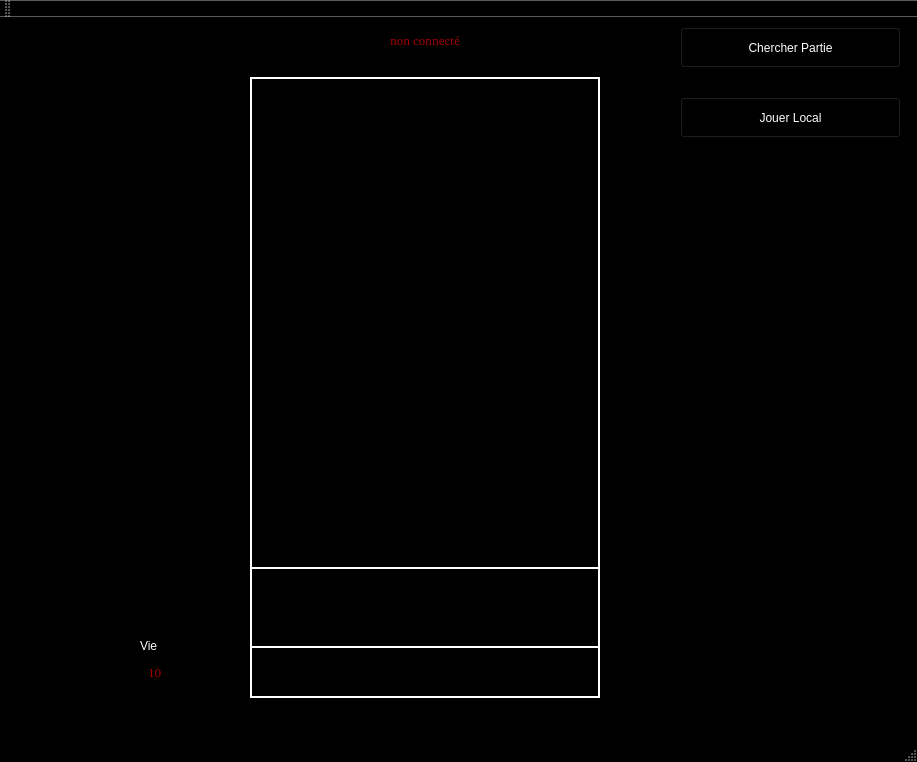
<?xml version="1.0" encoding="UTF-8"?>
<ui version="4.0">
 <class>MainWindow</class>
 <widget class="QMainWindow" name="MainWindow">
  <property name="geometry">
   <rect>
    <x>0</x>
    <y>0</y>
    <width>917</width>
    <height>762</height>
   </rect>
  </property>
  <property name="palette">
   <palette>
    <active>
     <colorrole role="WindowText">
      <brush brushstyle="SolidPattern">
       <color alpha="255">
        <red>0</red>
        <green>0</green>
        <blue>0</blue>
       </color>
      </brush>
     </colorrole>
     <colorrole role="Button">
      <brush brushstyle="SolidPattern">
       <color alpha="255">
        <red>0</red>
        <green>0</green>
        <blue>0</blue>
       </color>
      </brush>
     </colorrole>
     <colorrole role="Light">
      <brush brushstyle="SolidPattern">
       <color alpha="255">
        <red>0</red>
        <green>0</green>
        <blue>0</blue>
       </color>
      </brush>
     </colorrole>
     <colorrole role="Midlight">
      <brush brushstyle="SolidPattern">
       <color alpha="255">
        <red>0</red>
        <green>0</green>
        <blue>0</blue>
       </color>
      </brush>
     </colorrole>
     <colorrole role="Dark">
      <brush brushstyle="SolidPattern">
       <color alpha="255">
        <red>0</red>
        <green>0</green>
        <blue>0</blue>
       </color>
      </brush>
     </colorrole>
     <colorrole role="Mid">
      <brush brushstyle="SolidPattern">
       <color alpha="255">
        <red>0</red>
        <green>0</green>
        <blue>0</blue>
       </color>
      </brush>
     </colorrole>
     <colorrole role="Text">
      <brush brushstyle="SolidPattern">
       <color alpha="255">
        <red>255</red>
        <green>255</green>
        <blue>255</blue>
       </color>
      </brush>
     </colorrole>
     <colorrole role="BrightText">
      <brush brushstyle="SolidPattern">
       <color alpha="255">
        <red>255</red>
        <green>255</green>
        <blue>255</blue>
       </color>
      </brush>
     </colorrole>
     <colorrole role="ButtonText">
      <brush brushstyle="SolidPattern">
       <color alpha="255">
        <red>255</red>
        <green>255</green>
        <blue>255</blue>
       </color>
      </brush>
     </colorrole>
     <colorrole role="Base">
      <brush brushstyle="SolidPattern">
       <color alpha="255">
        <red>0</red>
        <green>0</green>
        <blue>0</blue>
       </color>
      </brush>
     </colorrole>
     <colorrole role="Window">
      <brush brushstyle="SolidPattern">
       <color alpha="255">
        <red>0</red>
        <green>0</green>
        <blue>0</blue>
       </color>
      </brush>
     </colorrole>
     <colorrole role="Shadow">
      <brush brushstyle="SolidPattern">
       <color alpha="255">
        <red>0</red>
        <green>0</green>
        <blue>0</blue>
       </color>
      </brush>
     </colorrole>
     <colorrole role="AlternateBase">
      <brush brushstyle="SolidPattern">
       <color alpha="255">
        <red>0</red>
        <green>0</green>
        <blue>0</blue>
       </color>
      </brush>
     </colorrole>
     <colorrole role="ToolTipBase">
      <brush brushstyle="SolidPattern">
       <color alpha="255">
        <red>255</red>
        <green>255</green>
        <blue>220</blue>
       </color>
      </brush>
     </colorrole>
     <colorrole role="ToolTipText">
      <brush brushstyle="SolidPattern">
       <color alpha="255">
        <red>0</red>
        <green>0</green>
        <blue>0</blue>
       </color>
      </brush>
     </colorrole>
    </active>
    <inactive>
     <colorrole role="WindowText">
      <brush brushstyle="SolidPattern">
       <color alpha="255">
        <red>0</red>
        <green>0</green>
        <blue>0</blue>
       </color>
      </brush>
     </colorrole>
     <colorrole role="Button">
      <brush brushstyle="SolidPattern">
       <color alpha="255">
        <red>0</red>
        <green>0</green>
        <blue>0</blue>
       </color>
      </brush>
     </colorrole>
     <colorrole role="Light">
      <brush brushstyle="SolidPattern">
       <color alpha="255">
        <red>0</red>
        <green>0</green>
        <blue>0</blue>
       </color>
      </brush>
     </colorrole>
     <colorrole role="Midlight">
      <brush brushstyle="SolidPattern">
       <color alpha="255">
        <red>0</red>
        <green>0</green>
        <blue>0</blue>
       </color>
      </brush>
     </colorrole>
     <colorrole role="Dark">
      <brush brushstyle="SolidPattern">
       <color alpha="255">
        <red>0</red>
        <green>0</green>
        <blue>0</blue>
       </color>
      </brush>
     </colorrole>
     <colorrole role="Mid">
      <brush brushstyle="SolidPattern">
       <color alpha="255">
        <red>0</red>
        <green>0</green>
        <blue>0</blue>
       </color>
      </brush>
     </colorrole>
     <colorrole role="Text">
      <brush brushstyle="SolidPattern">
       <color alpha="255">
        <red>255</red>
        <green>255</green>
        <blue>255</blue>
       </color>
      </brush>
     </colorrole>
     <colorrole role="BrightText">
      <brush brushstyle="SolidPattern">
       <color alpha="255">
        <red>255</red>
        <green>255</green>
        <blue>255</blue>
       </color>
      </brush>
     </colorrole>
     <colorrole role="ButtonText">
      <brush brushstyle="SolidPattern">
       <color alpha="255">
        <red>255</red>
        <green>255</green>
        <blue>255</blue>
       </color>
      </brush>
     </colorrole>
     <colorrole role="Base">
      <brush brushstyle="SolidPattern">
       <color alpha="255">
        <red>0</red>
        <green>0</green>
        <blue>0</blue>
       </color>
      </brush>
     </colorrole>
     <colorrole role="Window">
      <brush brushstyle="SolidPattern">
       <color alpha="255">
        <red>0</red>
        <green>0</green>
        <blue>0</blue>
       </color>
      </brush>
     </colorrole>
     <colorrole role="Shadow">
      <brush brushstyle="SolidPattern">
       <color alpha="255">
        <red>0</red>
        <green>0</green>
        <blue>0</blue>
       </color>
      </brush>
     </colorrole>
     <colorrole role="AlternateBase">
      <brush brushstyle="SolidPattern">
       <color alpha="255">
        <red>0</red>
        <green>0</green>
        <blue>0</blue>
       </color>
      </brush>
     </colorrole>
     <colorrole role="ToolTipBase">
      <brush brushstyle="SolidPattern">
       <color alpha="255">
        <red>255</red>
        <green>255</green>
        <blue>220</blue>
       </color>
      </brush>
     </colorrole>
     <colorrole role="ToolTipText">
      <brush brushstyle="SolidPattern">
       <color alpha="255">
        <red>0</red>
        <green>0</green>
        <blue>0</blue>
       </color>
      </brush>
     </colorrole>
    </inactive>
    <disabled>
     <colorrole role="WindowText">
      <brush brushstyle="SolidPattern">
       <color alpha="255">
        <red>0</red>
        <green>0</green>
        <blue>0</blue>
       </color>
      </brush>
     </colorrole>
     <colorrole role="Button">
      <brush brushstyle="SolidPattern">
       <color alpha="255">
        <red>0</red>
        <green>0</green>
        <blue>0</blue>
       </color>
      </brush>
     </colorrole>
     <colorrole role="Light">
      <brush brushstyle="SolidPattern">
       <color alpha="255">
        <red>0</red>
        <green>0</green>
        <blue>0</blue>
       </color>
      </brush>
     </colorrole>
     <colorrole role="Midlight">
      <brush brushstyle="SolidPattern">
       <color alpha="255">
        <red>0</red>
        <green>0</green>
        <blue>0</blue>
       </color>
      </brush>
     </colorrole>
     <colorrole role="Dark">
      <brush brushstyle="SolidPattern">
       <color alpha="255">
        <red>0</red>
        <green>0</green>
        <blue>0</blue>
       </color>
      </brush>
     </colorrole>
     <colorrole role="Mid">
      <brush brushstyle="SolidPattern">
       <color alpha="255">
        <red>0</red>
        <green>0</green>
        <blue>0</blue>
       </color>
      </brush>
     </colorrole>
     <colorrole role="Text">
      <brush brushstyle="SolidPattern">
       <color alpha="255">
        <red>0</red>
        <green>0</green>
        <blue>0</blue>
       </color>
      </brush>
     </colorrole>
     <colorrole role="BrightText">
      <brush brushstyle="SolidPattern">
       <color alpha="255">
        <red>255</red>
        <green>255</green>
        <blue>255</blue>
       </color>
      </brush>
     </colorrole>
     <colorrole role="ButtonText">
      <brush brushstyle="SolidPattern">
       <color alpha="255">
        <red>0</red>
        <green>0</green>
        <blue>0</blue>
       </color>
      </brush>
     </colorrole>
     <colorrole role="Base">
      <brush brushstyle="SolidPattern">
       <color alpha="255">
        <red>0</red>
        <green>0</green>
        <blue>0</blue>
       </color>
      </brush>
     </colorrole>
     <colorrole role="Window">
      <brush brushstyle="SolidPattern">
       <color alpha="255">
        <red>0</red>
        <green>0</green>
        <blue>0</blue>
       </color>
      </brush>
     </colorrole>
     <colorrole role="Shadow">
      <brush brushstyle="SolidPattern">
       <color alpha="255">
        <red>0</red>
        <green>0</green>
        <blue>0</blue>
       </color>
      </brush>
     </colorrole>
     <colorrole role="AlternateBase">
      <brush brushstyle="SolidPattern">
       <color alpha="255">
        <red>0</red>
        <green>0</green>
        <blue>0</blue>
       </color>
      </brush>
     </colorrole>
     <colorrole role="ToolTipBase">
      <brush brushstyle="SolidPattern">
       <color alpha="255">
        <red>255</red>
        <green>255</green>
        <blue>220</blue>
       </color>
      </brush>
     </colorrole>
     <colorrole role="ToolTipText">
      <brush brushstyle="SolidPattern">
       <color alpha="255">
        <red>0</red>
        <green>0</green>
        <blue>0</blue>
       </color>
      </brush>
     </colorrole>
    </disabled>
   </palette>
  </property>
  <property name="windowTitle">
   <string>MainWindow</string>
  </property>
  <widget class="QWidget" name="centralWidget">
   <widget class="QLineEdit" name="txtEtat">
    <property name="geometry">
     <rect>
      <x>275</x>
      <y>10</y>
      <width>301</width>
      <height>27</height>
     </rect>
    </property>
    <property name="palette">
     <palette>
      <active>
       <colorrole role="Text">
        <brush brushstyle="SolidPattern">
         <color alpha="255">
          <red>170</red>
          <green>0</green>
          <blue>0</blue>
         </color>
        </brush>
       </colorrole>
      </active>
      <inactive>
       <colorrole role="Text">
        <brush brushstyle="SolidPattern">
         <color alpha="255">
          <red>170</red>
          <green>0</green>
          <blue>0</blue>
         </color>
        </brush>
       </colorrole>
      </inactive>
      <disabled>
       <colorrole role="Text">
        <brush brushstyle="SolidPattern">
         <color alpha="255">
          <red>0</red>
          <green>0</green>
          <blue>0</blue>
         </color>
        </brush>
       </colorrole>
      </disabled>
     </palette>
    </property>
    <property name="font">
     <font>
      <family>Bitstream Charter</family>
      <kerning>true</kerning>
     </font>
    </property>
    <property name="autoFillBackground">
     <bool>false</bool>
    </property>
    <property name="text">
     <string>non connecté</string>
    </property>
    <property name="alignment">
     <set>Qt::AlignCenter</set>
    </property>
    <property name="readOnly">
     <bool>true</bool>
    </property>
   </widget>
   <widget class="QPushButton" name="btnChercherPartie">
    <property name="geometry">
     <rect>
      <x>680</x>
      <y>10</y>
      <width>221</width>
      <height>41</height>
     </rect>
    </property>
    <property name="text">
     <string>Chercher Partie</string>
    </property>
   </widget>
   <widget class="QLabel" name="PanelJeu">
    <property name="geometry">
     <rect>
      <x>250</x>
      <y>60</y>
      <width>350</width>
      <height>621</height>
     </rect>
    </property>
    <property name="palette">
     <palette>
      <active>
       <colorrole role="WindowText">
        <brush brushstyle="SolidPattern">
         <color alpha="255">
          <red>255</red>
          <green>255</green>
          <blue>255</blue>
         </color>
        </brush>
       </colorrole>
       <colorrole role="Button">
        <brush brushstyle="SolidPattern">
         <color alpha="255">
          <red>0</red>
          <green>0</green>
          <blue>0</blue>
         </color>
        </brush>
       </colorrole>
       <colorrole role="Light">
        <brush brushstyle="SolidPattern">
         <color alpha="255">
          <red>0</red>
          <green>0</green>
          <blue>0</blue>
         </color>
        </brush>
       </colorrole>
       <colorrole role="Midlight">
        <brush brushstyle="SolidPattern">
         <color alpha="255">
          <red>0</red>
          <green>0</green>
          <blue>0</blue>
         </color>
        </brush>
       </colorrole>
       <colorrole role="Dark">
        <brush brushstyle="SolidPattern">
         <color alpha="255">
          <red>0</red>
          <green>0</green>
          <blue>0</blue>
         </color>
        </brush>
       </colorrole>
       <colorrole role="Mid">
        <brush brushstyle="SolidPattern">
         <color alpha="255">
          <red>0</red>
          <green>0</green>
          <blue>0</blue>
         </color>
        </brush>
       </colorrole>
       <colorrole role="Text">
        <brush brushstyle="SolidPattern">
         <color alpha="255">
          <red>255</red>
          <green>255</green>
          <blue>255</blue>
         </color>
        </brush>
       </colorrole>
       <colorrole role="BrightText">
        <brush brushstyle="SolidPattern">
         <color alpha="255">
          <red>255</red>
          <green>255</green>
          <blue>255</blue>
         </color>
        </brush>
       </colorrole>
       <colorrole role="ButtonText">
        <brush brushstyle="SolidPattern">
         <color alpha="255">
          <red>255</red>
          <green>255</green>
          <blue>255</blue>
         </color>
        </brush>
       </colorrole>
       <colorrole role="Base">
        <brush brushstyle="SolidPattern">
         <color alpha="255">
          <red>0</red>
          <green>0</green>
          <blue>0</blue>
         </color>
        </brush>
       </colorrole>
       <colorrole role="Window">
        <brush brushstyle="SolidPattern">
         <color alpha="255">
          <red>0</red>
          <green>0</green>
          <blue>0</blue>
         </color>
        </brush>
       </colorrole>
       <colorrole role="Shadow">
        <brush brushstyle="SolidPattern">
         <color alpha="255">
          <red>0</red>
          <green>0</green>
          <blue>0</blue>
         </color>
        </brush>
       </colorrole>
       <colorrole role="AlternateBase">
        <brush brushstyle="SolidPattern">
         <color alpha="255">
          <red>0</red>
          <green>0</green>
          <blue>0</blue>
         </color>
        </brush>
       </colorrole>
       <colorrole role="ToolTipBase">
        <brush brushstyle="SolidPattern">
         <color alpha="255">
          <red>255</red>
          <green>255</green>
          <blue>220</blue>
         </color>
        </brush>
       </colorrole>
       <colorrole role="ToolTipText">
        <brush brushstyle="SolidPattern">
         <color alpha="255">
          <red>0</red>
          <green>0</green>
          <blue>0</blue>
         </color>
        </brush>
       </colorrole>
      </active>
      <inactive>
       <colorrole role="WindowText">
        <brush brushstyle="SolidPattern">
         <color alpha="255">
          <red>255</red>
          <green>255</green>
          <blue>255</blue>
         </color>
        </brush>
       </colorrole>
       <colorrole role="Button">
        <brush brushstyle="SolidPattern">
         <color alpha="255">
          <red>0</red>
          <green>0</green>
          <blue>0</blue>
         </color>
        </brush>
       </colorrole>
       <colorrole role="Light">
        <brush brushstyle="SolidPattern">
         <color alpha="255">
          <red>0</red>
          <green>0</green>
          <blue>0</blue>
         </color>
        </brush>
       </colorrole>
       <colorrole role="Midlight">
        <brush brushstyle="SolidPattern">
         <color alpha="255">
          <red>0</red>
          <green>0</green>
          <blue>0</blue>
         </color>
        </brush>
       </colorrole>
       <colorrole role="Dark">
        <brush brushstyle="SolidPattern">
         <color alpha="255">
          <red>0</red>
          <green>0</green>
          <blue>0</blue>
         </color>
        </brush>
       </colorrole>
       <colorrole role="Mid">
        <brush brushstyle="SolidPattern">
         <color alpha="255">
          <red>0</red>
          <green>0</green>
          <blue>0</blue>
         </color>
        </brush>
       </colorrole>
       <colorrole role="Text">
        <brush brushstyle="SolidPattern">
         <color alpha="255">
          <red>255</red>
          <green>255</green>
          <blue>255</blue>
         </color>
        </brush>
       </colorrole>
       <colorrole role="BrightText">
        <brush brushstyle="SolidPattern">
         <color alpha="255">
          <red>255</red>
          <green>255</green>
          <blue>255</blue>
         </color>
        </brush>
       </colorrole>
       <colorrole role="ButtonText">
        <brush brushstyle="SolidPattern">
         <color alpha="255">
          <red>255</red>
          <green>255</green>
          <blue>255</blue>
         </color>
        </brush>
       </colorrole>
       <colorrole role="Base">
        <brush brushstyle="SolidPattern">
         <color alpha="255">
          <red>0</red>
          <green>0</green>
          <blue>0</blue>
         </color>
        </brush>
       </colorrole>
       <colorrole role="Window">
        <brush brushstyle="SolidPattern">
         <color alpha="255">
          <red>0</red>
          <green>0</green>
          <blue>0</blue>
         </color>
        </brush>
       </colorrole>
       <colorrole role="Shadow">
        <brush brushstyle="SolidPattern">
         <color alpha="255">
          <red>0</red>
          <green>0</green>
          <blue>0</blue>
         </color>
        </brush>
       </colorrole>
       <colorrole role="AlternateBase">
        <brush brushstyle="SolidPattern">
         <color alpha="255">
          <red>0</red>
          <green>0</green>
          <blue>0</blue>
         </color>
        </brush>
       </colorrole>
       <colorrole role="ToolTipBase">
        <brush brushstyle="SolidPattern">
         <color alpha="255">
          <red>255</red>
          <green>255</green>
          <blue>220</blue>
         </color>
        </brush>
       </colorrole>
       <colorrole role="ToolTipText">
        <brush brushstyle="SolidPattern">
         <color alpha="255">
          <red>0</red>
          <green>0</green>
          <blue>0</blue>
         </color>
        </brush>
       </colorrole>
      </inactive>
      <disabled>
       <colorrole role="WindowText">
        <brush brushstyle="SolidPattern">
         <color alpha="255">
          <red>0</red>
          <green>0</green>
          <blue>0</blue>
         </color>
        </brush>
       </colorrole>
       <colorrole role="Button">
        <brush brushstyle="SolidPattern">
         <color alpha="255">
          <red>0</red>
          <green>0</green>
          <blue>0</blue>
         </color>
        </brush>
       </colorrole>
       <colorrole role="Light">
        <brush brushstyle="SolidPattern">
         <color alpha="255">
          <red>0</red>
          <green>0</green>
          <blue>0</blue>
         </color>
        </brush>
       </colorrole>
       <colorrole role="Midlight">
        <brush brushstyle="SolidPattern">
         <color alpha="255">
          <red>0</red>
          <green>0</green>
          <blue>0</blue>
         </color>
        </brush>
       </colorrole>
       <colorrole role="Dark">
        <brush brushstyle="SolidPattern">
         <color alpha="255">
          <red>0</red>
          <green>0</green>
          <blue>0</blue>
         </color>
        </brush>
       </colorrole>
       <colorrole role="Mid">
        <brush brushstyle="SolidPattern">
         <color alpha="255">
          <red>0</red>
          <green>0</green>
          <blue>0</blue>
         </color>
        </brush>
       </colorrole>
       <colorrole role="Text">
        <brush brushstyle="SolidPattern">
         <color alpha="255">
          <red>0</red>
          <green>0</green>
          <blue>0</blue>
         </color>
        </brush>
       </colorrole>
       <colorrole role="BrightText">
        <brush brushstyle="SolidPattern">
         <color alpha="255">
          <red>255</red>
          <green>255</green>
          <blue>255</blue>
         </color>
        </brush>
       </colorrole>
       <colorrole role="ButtonText">
        <brush brushstyle="SolidPattern">
         <color alpha="255">
          <red>0</red>
          <green>0</green>
          <blue>0</blue>
         </color>
        </brush>
       </colorrole>
       <colorrole role="Base">
        <brush brushstyle="SolidPattern">
         <color alpha="255">
          <red>0</red>
          <green>0</green>
          <blue>0</blue>
         </color>
        </brush>
       </colorrole>
       <colorrole role="Window">
        <brush brushstyle="SolidPattern">
         <color alpha="255">
          <red>0</red>
          <green>0</green>
          <blue>0</blue>
         </color>
        </brush>
       </colorrole>
       <colorrole role="Shadow">
        <brush brushstyle="SolidPattern">
         <color alpha="255">
          <red>0</red>
          <green>0</green>
          <blue>0</blue>
         </color>
        </brush>
       </colorrole>
       <colorrole role="AlternateBase">
        <brush brushstyle="SolidPattern">
         <color alpha="255">
          <red>0</red>
          <green>0</green>
          <blue>0</blue>
         </color>
        </brush>
       </colorrole>
       <colorrole role="ToolTipBase">
        <brush brushstyle="SolidPattern">
         <color alpha="255">
          <red>255</red>
          <green>255</green>
          <blue>220</blue>
         </color>
        </brush>
       </colorrole>
       <colorrole role="ToolTipText">
        <brush brushstyle="SolidPattern">
         <color alpha="255">
          <red>0</red>
          <green>0</green>
          <blue>0</blue>
         </color>
        </brush>
       </colorrole>
      </disabled>
     </palette>
    </property>
    <property name="frameShape">
     <enum>QFrame::WinPanel</enum>
    </property>
    <property name="text">
     <string/>
    </property>
   </widget>
   <widget class="QLabel" name="PanelJeuCible">
    <property name="geometry">
     <rect>
      <x>250</x>
      <y>550</y>
      <width>350</width>
      <height>81</height>
     </rect>
    </property>
    <property name="palette">
     <palette>
      <active>
       <colorrole role="WindowText">
        <brush brushstyle="SolidPattern">
         <color alpha="255">
          <red>255</red>
          <green>255</green>
          <blue>255</blue>
         </color>
        </brush>
       </colorrole>
       <colorrole role="Button">
        <brush brushstyle="SolidPattern">
         <color alpha="255">
          <red>0</red>
          <green>0</green>
          <blue>0</blue>
         </color>
        </brush>
       </colorrole>
       <colorrole role="Light">
        <brush brushstyle="SolidPattern">
         <color alpha="255">
          <red>0</red>
          <green>0</green>
          <blue>0</blue>
         </color>
        </brush>
       </colorrole>
       <colorrole role="Midlight">
        <brush brushstyle="SolidPattern">
         <color alpha="255">
          <red>0</red>
          <green>0</green>
          <blue>0</blue>
         </color>
        </brush>
       </colorrole>
       <colorrole role="Dark">
        <brush brushstyle="SolidPattern">
         <color alpha="255">
          <red>0</red>
          <green>0</green>
          <blue>0</blue>
         </color>
        </brush>
       </colorrole>
       <colorrole role="Mid">
        <brush brushstyle="SolidPattern">
         <color alpha="255">
          <red>0</red>
          <green>0</green>
          <blue>0</blue>
         </color>
        </brush>
       </colorrole>
       <colorrole role="Text">
        <brush brushstyle="SolidPattern">
         <color alpha="255">
          <red>255</red>
          <green>255</green>
          <blue>255</blue>
         </color>
        </brush>
       </colorrole>
       <colorrole role="BrightText">
        <brush brushstyle="SolidPattern">
         <color alpha="255">
          <red>255</red>
          <green>255</green>
          <blue>255</blue>
         </color>
        </brush>
       </colorrole>
       <colorrole role="ButtonText">
        <brush brushstyle="SolidPattern">
         <color alpha="255">
          <red>255</red>
          <green>255</green>
          <blue>255</blue>
         </color>
        </brush>
       </colorrole>
       <colorrole role="Base">
        <brush brushstyle="SolidPattern">
         <color alpha="255">
          <red>0</red>
          <green>0</green>
          <blue>0</blue>
         </color>
        </brush>
       </colorrole>
       <colorrole role="Window">
        <brush brushstyle="SolidPattern">
         <color alpha="255">
          <red>0</red>
          <green>0</green>
          <blue>0</blue>
         </color>
        </brush>
       </colorrole>
       <colorrole role="Shadow">
        <brush brushstyle="SolidPattern">
         <color alpha="255">
          <red>0</red>
          <green>0</green>
          <blue>0</blue>
         </color>
        </brush>
       </colorrole>
       <colorrole role="AlternateBase">
        <brush brushstyle="SolidPattern">
         <color alpha="255">
          <red>0</red>
          <green>0</green>
          <blue>0</blue>
         </color>
        </brush>
       </colorrole>
       <colorrole role="ToolTipBase">
        <brush brushstyle="SolidPattern">
         <color alpha="255">
          <red>255</red>
          <green>255</green>
          <blue>220</blue>
         </color>
        </brush>
       </colorrole>
       <colorrole role="ToolTipText">
        <brush brushstyle="SolidPattern">
         <color alpha="255">
          <red>0</red>
          <green>0</green>
          <blue>0</blue>
         </color>
        </brush>
       </colorrole>
      </active>
      <inactive>
       <colorrole role="WindowText">
        <brush brushstyle="SolidPattern">
         <color alpha="255">
          <red>255</red>
          <green>255</green>
          <blue>255</blue>
         </color>
        </brush>
       </colorrole>
       <colorrole role="Button">
        <brush brushstyle="SolidPattern">
         <color alpha="255">
          <red>0</red>
          <green>0</green>
          <blue>0</blue>
         </color>
        </brush>
       </colorrole>
       <colorrole role="Light">
        <brush brushstyle="SolidPattern">
         <color alpha="255">
          <red>0</red>
          <green>0</green>
          <blue>0</blue>
         </color>
        </brush>
       </colorrole>
       <colorrole role="Midlight">
        <brush brushstyle="SolidPattern">
         <color alpha="255">
          <red>0</red>
          <green>0</green>
          <blue>0</blue>
         </color>
        </brush>
       </colorrole>
       <colorrole role="Dark">
        <brush brushstyle="SolidPattern">
         <color alpha="255">
          <red>0</red>
          <green>0</green>
          <blue>0</blue>
         </color>
        </brush>
       </colorrole>
       <colorrole role="Mid">
        <brush brushstyle="SolidPattern">
         <color alpha="255">
          <red>0</red>
          <green>0</green>
          <blue>0</blue>
         </color>
        </brush>
       </colorrole>
       <colorrole role="Text">
        <brush brushstyle="SolidPattern">
         <color alpha="255">
          <red>255</red>
          <green>255</green>
          <blue>255</blue>
         </color>
        </brush>
       </colorrole>
       <colorrole role="BrightText">
        <brush brushstyle="SolidPattern">
         <color alpha="255">
          <red>255</red>
          <green>255</green>
          <blue>255</blue>
         </color>
        </brush>
       </colorrole>
       <colorrole role="ButtonText">
        <brush brushstyle="SolidPattern">
         <color alpha="255">
          <red>255</red>
          <green>255</green>
          <blue>255</blue>
         </color>
        </brush>
       </colorrole>
       <colorrole role="Base">
        <brush brushstyle="SolidPattern">
         <color alpha="255">
          <red>0</red>
          <green>0</green>
          <blue>0</blue>
         </color>
        </brush>
       </colorrole>
       <colorrole role="Window">
        <brush brushstyle="SolidPattern">
         <color alpha="255">
          <red>0</red>
          <green>0</green>
          <blue>0</blue>
         </color>
        </brush>
       </colorrole>
       <colorrole role="Shadow">
        <brush brushstyle="SolidPattern">
         <color alpha="255">
          <red>0</red>
          <green>0</green>
          <blue>0</blue>
         </color>
        </brush>
       </colorrole>
       <colorrole role="AlternateBase">
        <brush brushstyle="SolidPattern">
         <color alpha="255">
          <red>0</red>
          <green>0</green>
          <blue>0</blue>
         </color>
        </brush>
       </colorrole>
       <colorrole role="ToolTipBase">
        <brush brushstyle="SolidPattern">
         <color alpha="255">
          <red>255</red>
          <green>255</green>
          <blue>220</blue>
         </color>
        </brush>
       </colorrole>
       <colorrole role="ToolTipText">
        <brush brushstyle="SolidPattern">
         <color alpha="255">
          <red>0</red>
          <green>0</green>
          <blue>0</blue>
         </color>
        </brush>
       </colorrole>
      </inactive>
      <disabled>
       <colorrole role="WindowText">
        <brush brushstyle="SolidPattern">
         <color alpha="255">
          <red>0</red>
          <green>0</green>
          <blue>0</blue>
         </color>
        </brush>
       </colorrole>
       <colorrole role="Button">
        <brush brushstyle="SolidPattern">
         <color alpha="255">
          <red>0</red>
          <green>0</green>
          <blue>0</blue>
         </color>
        </brush>
       </colorrole>
       <colorrole role="Light">
        <brush brushstyle="SolidPattern">
         <color alpha="255">
          <red>0</red>
          <green>0</green>
          <blue>0</blue>
         </color>
        </brush>
       </colorrole>
       <colorrole role="Midlight">
        <brush brushstyle="SolidPattern">
         <color alpha="255">
          <red>0</red>
          <green>0</green>
          <blue>0</blue>
         </color>
        </brush>
       </colorrole>
       <colorrole role="Dark">
        <brush brushstyle="SolidPattern">
         <color alpha="255">
          <red>0</red>
          <green>0</green>
          <blue>0</blue>
         </color>
        </brush>
       </colorrole>
       <colorrole role="Mid">
        <brush brushstyle="SolidPattern">
         <color alpha="255">
          <red>0</red>
          <green>0</green>
          <blue>0</blue>
         </color>
        </brush>
       </colorrole>
       <colorrole role="Text">
        <brush brushstyle="SolidPattern">
         <color alpha="255">
          <red>0</red>
          <green>0</green>
          <blue>0</blue>
         </color>
        </brush>
       </colorrole>
       <colorrole role="BrightText">
        <brush brushstyle="SolidPattern">
         <color alpha="255">
          <red>255</red>
          <green>255</green>
          <blue>255</blue>
         </color>
        </brush>
       </colorrole>
       <colorrole role="ButtonText">
        <brush brushstyle="SolidPattern">
         <color alpha="255">
          <red>0</red>
          <green>0</green>
          <blue>0</blue>
         </color>
        </brush>
       </colorrole>
       <colorrole role="Base">
        <brush brushstyle="SolidPattern">
         <color alpha="255">
          <red>0</red>
          <green>0</green>
          <blue>0</blue>
         </color>
        </brush>
       </colorrole>
       <colorrole role="Window">
        <brush brushstyle="SolidPattern">
         <color alpha="255">
          <red>0</red>
          <green>0</green>
          <blue>0</blue>
         </color>
        </brush>
       </colorrole>
       <colorrole role="Shadow">
        <brush brushstyle="SolidPattern">
         <color alpha="255">
          <red>0</red>
          <green>0</green>
          <blue>0</blue>
         </color>
        </brush>
       </colorrole>
       <colorrole role="AlternateBase">
        <brush brushstyle="SolidPattern">
         <color alpha="255">
          <red>0</red>
          <green>0</green>
          <blue>0</blue>
         </color>
        </brush>
       </colorrole>
       <colorrole role="ToolTipBase">
        <brush brushstyle="SolidPattern">
         <color alpha="255">
          <red>255</red>
          <green>255</green>
          <blue>220</blue>
         </color>
        </brush>
       </colorrole>
       <colorrole role="ToolTipText">
        <brush brushstyle="SolidPattern">
         <color alpha="255">
          <red>0</red>
          <green>0</green>
          <blue>0</blue>
         </color>
        </brush>
       </colorrole>
      </disabled>
     </palette>
    </property>
    <property name="frameShape">
     <enum>QFrame::WinPanel</enum>
    </property>
    <property name="text">
     <string/>
    </property>
   </widget>
   <widget class="QLineEdit" name="txtVieLocal">
    <property name="geometry">
     <rect>
      <x>90</x>
      <y>640</y>
      <width>131</width>
      <height>31</height>
     </rect>
    </property>
    <property name="palette">
     <palette>
      <active>
       <colorrole role="Text">
        <brush brushstyle="SolidPattern">
         <color alpha="255">
          <red>170</red>
          <green>0</green>
          <blue>0</blue>
         </color>
        </brush>
       </colorrole>
      </active>
      <inactive>
       <colorrole role="Text">
        <brush brushstyle="SolidPattern">
         <color alpha="255">
          <red>170</red>
          <green>0</green>
          <blue>0</blue>
         </color>
        </brush>
       </colorrole>
      </inactive>
      <disabled>
       <colorrole role="Text">
        <brush brushstyle="SolidPattern">
         <color alpha="255">
          <red>0</red>
          <green>0</green>
          <blue>0</blue>
         </color>
        </brush>
       </colorrole>
      </disabled>
     </palette>
    </property>
    <property name="font">
     <font>
      <family>Bitstream Charter</family>
      <kerning>true</kerning>
     </font>
    </property>
    <property name="autoFillBackground">
     <bool>false</bool>
    </property>
    <property name="text">
     <string>10</string>
    </property>
    <property name="alignment">
     <set>Qt::AlignCenter</set>
    </property>
    <property name="readOnly">
     <bool>true</bool>
    </property>
   </widget>
   <widget class="QLabel" name="label">
    <property name="geometry">
     <rect>
      <x>140</x>
      <y>620</y>
      <width>62</width>
      <height>17</height>
     </rect>
    </property>
    <property name="palette">
     <palette>
      <active>
       <colorrole role="WindowText">
        <brush brushstyle="SolidPattern">
         <color alpha="255">
          <red>255</red>
          <green>255</green>
          <blue>255</blue>
         </color>
        </brush>
       </colorrole>
       <colorrole role="Button">
        <brush brushstyle="SolidPattern">
         <color alpha="255">
          <red>0</red>
          <green>0</green>
          <blue>0</blue>
         </color>
        </brush>
       </colorrole>
       <colorrole role="Light">
        <brush brushstyle="SolidPattern">
         <color alpha="255">
          <red>0</red>
          <green>0</green>
          <blue>0</blue>
         </color>
        </brush>
       </colorrole>
       <colorrole role="Midlight">
        <brush brushstyle="SolidPattern">
         <color alpha="255">
          <red>0</red>
          <green>0</green>
          <blue>0</blue>
         </color>
        </brush>
       </colorrole>
       <colorrole role="Dark">
        <brush brushstyle="SolidPattern">
         <color alpha="255">
          <red>0</red>
          <green>0</green>
          <blue>0</blue>
         </color>
        </brush>
       </colorrole>
       <colorrole role="Mid">
        <brush brushstyle="SolidPattern">
         <color alpha="255">
          <red>0</red>
          <green>0</green>
          <blue>0</blue>
         </color>
        </brush>
       </colorrole>
       <colorrole role="Text">
        <brush brushstyle="SolidPattern">
         <color alpha="255">
          <red>255</red>
          <green>255</green>
          <blue>255</blue>
         </color>
        </brush>
       </colorrole>
       <colorrole role="BrightText">
        <brush brushstyle="SolidPattern">
         <color alpha="255">
          <red>255</red>
          <green>255</green>
          <blue>255</blue>
         </color>
        </brush>
       </colorrole>
       <colorrole role="ButtonText">
        <brush brushstyle="SolidPattern">
         <color alpha="255">
          <red>255</red>
          <green>255</green>
          <blue>255</blue>
         </color>
        </brush>
       </colorrole>
       <colorrole role="Base">
        <brush brushstyle="SolidPattern">
         <color alpha="255">
          <red>0</red>
          <green>0</green>
          <blue>0</blue>
         </color>
        </brush>
       </colorrole>
       <colorrole role="Window">
        <brush brushstyle="SolidPattern">
         <color alpha="255">
          <red>0</red>
          <green>0</green>
          <blue>0</blue>
         </color>
        </brush>
       </colorrole>
       <colorrole role="Shadow">
        <brush brushstyle="SolidPattern">
         <color alpha="255">
          <red>0</red>
          <green>0</green>
          <blue>0</blue>
         </color>
        </brush>
       </colorrole>
       <colorrole role="AlternateBase">
        <brush brushstyle="SolidPattern">
         <color alpha="255">
          <red>0</red>
          <green>0</green>
          <blue>0</blue>
         </color>
        </brush>
       </colorrole>
       <colorrole role="ToolTipBase">
        <brush brushstyle="SolidPattern">
         <color alpha="255">
          <red>255</red>
          <green>255</green>
          <blue>220</blue>
         </color>
        </brush>
       </colorrole>
       <colorrole role="ToolTipText">
        <brush brushstyle="SolidPattern">
         <color alpha="255">
          <red>0</red>
          <green>0</green>
          <blue>0</blue>
         </color>
        </brush>
       </colorrole>
      </active>
      <inactive>
       <colorrole role="WindowText">
        <brush brushstyle="SolidPattern">
         <color alpha="255">
          <red>255</red>
          <green>255</green>
          <blue>255</blue>
         </color>
        </brush>
       </colorrole>
       <colorrole role="Button">
        <brush brushstyle="SolidPattern">
         <color alpha="255">
          <red>0</red>
          <green>0</green>
          <blue>0</blue>
         </color>
        </brush>
       </colorrole>
       <colorrole role="Light">
        <brush brushstyle="SolidPattern">
         <color alpha="255">
          <red>0</red>
          <green>0</green>
          <blue>0</blue>
         </color>
        </brush>
       </colorrole>
       <colorrole role="Midlight">
        <brush brushstyle="SolidPattern">
         <color alpha="255">
          <red>0</red>
          <green>0</green>
          <blue>0</blue>
         </color>
        </brush>
       </colorrole>
       <colorrole role="Dark">
        <brush brushstyle="SolidPattern">
         <color alpha="255">
          <red>0</red>
          <green>0</green>
          <blue>0</blue>
         </color>
        </brush>
       </colorrole>
       <colorrole role="Mid">
        <brush brushstyle="SolidPattern">
         <color alpha="255">
          <red>0</red>
          <green>0</green>
          <blue>0</blue>
         </color>
        </brush>
       </colorrole>
       <colorrole role="Text">
        <brush brushstyle="SolidPattern">
         <color alpha="255">
          <red>255</red>
          <green>255</green>
          <blue>255</blue>
         </color>
        </brush>
       </colorrole>
       <colorrole role="BrightText">
        <brush brushstyle="SolidPattern">
         <color alpha="255">
          <red>255</red>
          <green>255</green>
          <blue>255</blue>
         </color>
        </brush>
       </colorrole>
       <colorrole role="ButtonText">
        <brush brushstyle="SolidPattern">
         <color alpha="255">
          <red>255</red>
          <green>255</green>
          <blue>255</blue>
         </color>
        </brush>
       </colorrole>
       <colorrole role="Base">
        <brush brushstyle="SolidPattern">
         <color alpha="255">
          <red>0</red>
          <green>0</green>
          <blue>0</blue>
         </color>
        </brush>
       </colorrole>
       <colorrole role="Window">
        <brush brushstyle="SolidPattern">
         <color alpha="255">
          <red>0</red>
          <green>0</green>
          <blue>0</blue>
         </color>
        </brush>
       </colorrole>
       <colorrole role="Shadow">
        <brush brushstyle="SolidPattern">
         <color alpha="255">
          <red>0</red>
          <green>0</green>
          <blue>0</blue>
         </color>
        </brush>
       </colorrole>
       <colorrole role="AlternateBase">
        <brush brushstyle="SolidPattern">
         <color alpha="255">
          <red>0</red>
          <green>0</green>
          <blue>0</blue>
         </color>
        </brush>
       </colorrole>
       <colorrole role="ToolTipBase">
        <brush brushstyle="SolidPattern">
         <color alpha="255">
          <red>255</red>
          <green>255</green>
          <blue>220</blue>
         </color>
        </brush>
       </colorrole>
       <colorrole role="ToolTipText">
        <brush brushstyle="SolidPattern">
         <color alpha="255">
          <red>0</red>
          <green>0</green>
          <blue>0</blue>
         </color>
        </brush>
       </colorrole>
      </inactive>
      <disabled>
       <colorrole role="WindowText">
        <brush brushstyle="SolidPattern">
         <color alpha="255">
          <red>0</red>
          <green>0</green>
          <blue>0</blue>
         </color>
        </brush>
       </colorrole>
       <colorrole role="Button">
        <brush brushstyle="SolidPattern">
         <color alpha="255">
          <red>0</red>
          <green>0</green>
          <blue>0</blue>
         </color>
        </brush>
       </colorrole>
       <colorrole role="Light">
        <brush brushstyle="SolidPattern">
         <color alpha="255">
          <red>0</red>
          <green>0</green>
          <blue>0</blue>
         </color>
        </brush>
       </colorrole>
       <colorrole role="Midlight">
        <brush brushstyle="SolidPattern">
         <color alpha="255">
          <red>0</red>
          <green>0</green>
          <blue>0</blue>
         </color>
        </brush>
       </colorrole>
       <colorrole role="Dark">
        <brush brushstyle="SolidPattern">
         <color alpha="255">
          <red>0</red>
          <green>0</green>
          <blue>0</blue>
         </color>
        </brush>
       </colorrole>
       <colorrole role="Mid">
        <brush brushstyle="SolidPattern">
         <color alpha="255">
          <red>0</red>
          <green>0</green>
          <blue>0</blue>
         </color>
        </brush>
       </colorrole>
       <colorrole role="Text">
        <brush brushstyle="SolidPattern">
         <color alpha="255">
          <red>0</red>
          <green>0</green>
          <blue>0</blue>
         </color>
        </brush>
       </colorrole>
       <colorrole role="BrightText">
        <brush brushstyle="SolidPattern">
         <color alpha="255">
          <red>255</red>
          <green>255</green>
          <blue>255</blue>
         </color>
        </brush>
       </colorrole>
       <colorrole role="ButtonText">
        <brush brushstyle="SolidPattern">
         <color alpha="255">
          <red>0</red>
          <green>0</green>
          <blue>0</blue>
         </color>
        </brush>
       </colorrole>
       <colorrole role="Base">
        <brush brushstyle="SolidPattern">
         <color alpha="255">
          <red>0</red>
          <green>0</green>
          <blue>0</blue>
         </color>
        </brush>
       </colorrole>
       <colorrole role="Window">
        <brush brushstyle="SolidPattern">
         <color alpha="255">
          <red>0</red>
          <green>0</green>
          <blue>0</blue>
         </color>
        </brush>
       </colorrole>
       <colorrole role="Shadow">
        <brush brushstyle="SolidPattern">
         <color alpha="255">
          <red>0</red>
          <green>0</green>
          <blue>0</blue>
         </color>
        </brush>
       </colorrole>
       <colorrole role="AlternateBase">
        <brush brushstyle="SolidPattern">
         <color alpha="255">
          <red>0</red>
          <green>0</green>
          <blue>0</blue>
         </color>
        </brush>
       </colorrole>
       <colorrole role="ToolTipBase">
        <brush brushstyle="SolidPattern">
         <color alpha="255">
          <red>255</red>
          <green>255</green>
          <blue>220</blue>
         </color>
        </brush>
       </colorrole>
       <colorrole role="ToolTipText">
        <brush brushstyle="SolidPattern">
         <color alpha="255">
          <red>0</red>
          <green>0</green>
          <blue>0</blue>
         </color>
        </brush>
       </colorrole>
      </disabled>
     </palette>
    </property>
    <property name="text">
     <string>Vie</string>
    </property>
   </widget>
   <widget class="QPushButton" name="btnJouerLocal">
    <property name="geometry">
     <rect>
      <x>680</x>
      <y>80</y>
      <width>221</width>
      <height>41</height>
     </rect>
    </property>
    <property name="text">
     <string>Jouer Local</string>
    </property>
   </widget>
  </widget>
  <widget class="QMenuBar" name="menuBar">
   <property name="geometry">
    <rect>
     <x>0</x>
     <y>0</y>
     <width>917</width>
     <height>27</height>
    </rect>
   </property>
  </widget>
  <widget class="QToolBar" name="mainToolBar">
   <attribute name="toolBarArea">
    <enum>TopToolBarArea</enum>
   </attribute>
   <attribute name="toolBarBreak">
    <bool>false</bool>
   </attribute>
  </widget>
  <widget class="QStatusBar" name="statusBar"/>
 </widget>
 <layoutdefault spacing="6" margin="11"/>
 <resources/>
 <connections/>
</ui>
